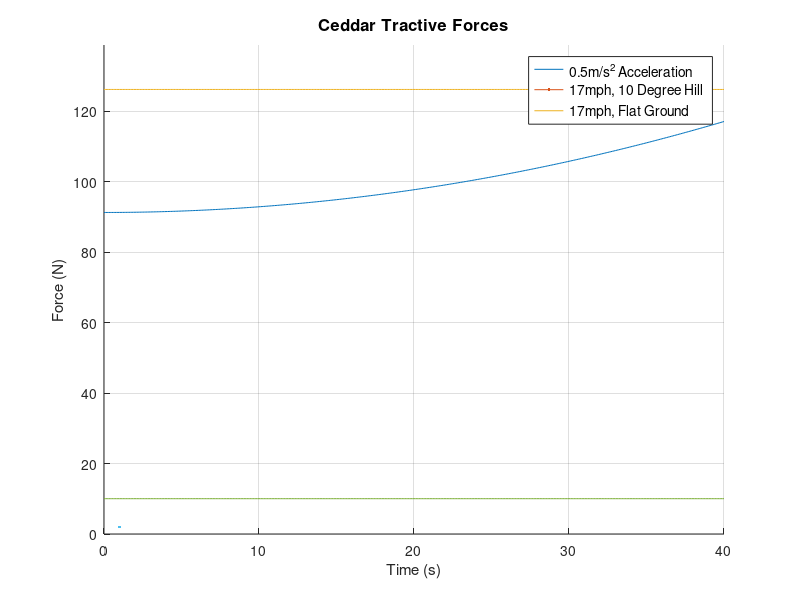
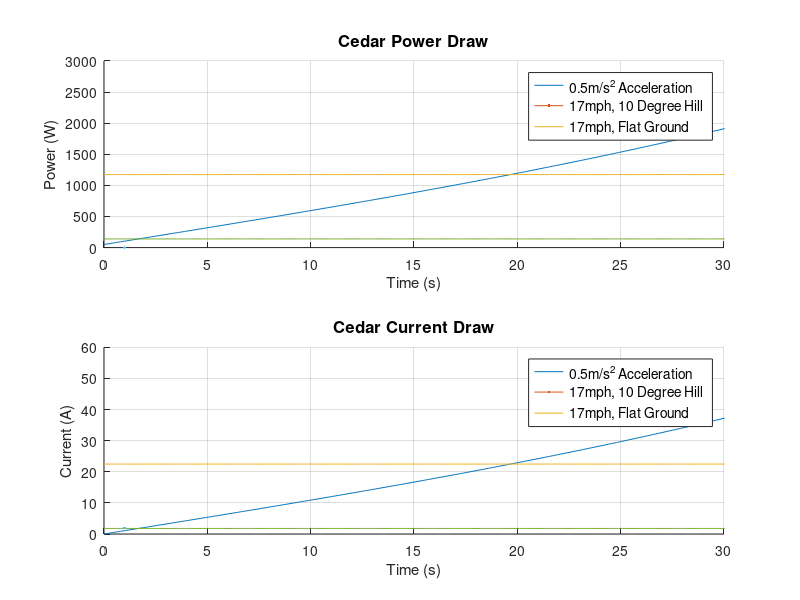
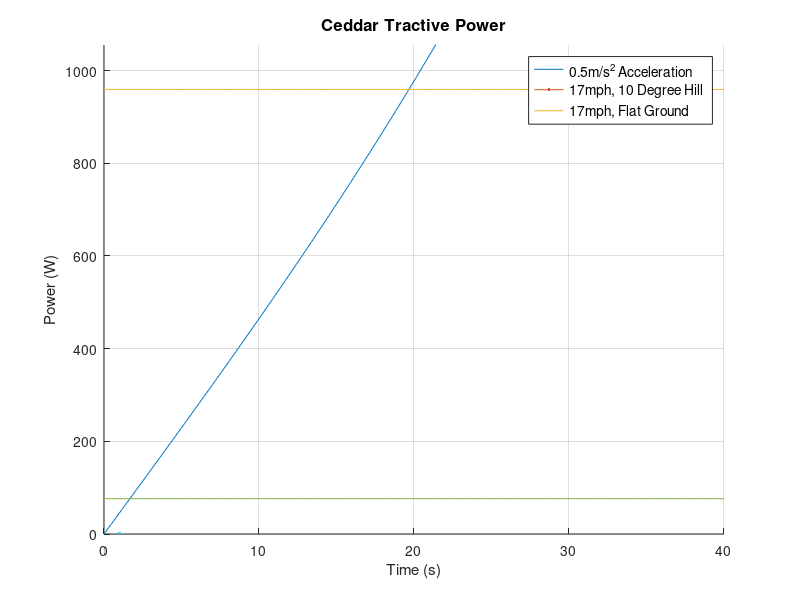

Reproduce these figures in MATLAB, in order.
%% Vehicle Road Load
% Provided By The University of Michigan Supermileage Team

% This Matlab script is a series of parameters and equations modeling the
% basic motion and power consumption of a road vehicle represented as a
% point mass including both steady state and acceleration scenarios. The
% provided parameters model the Supermileage vehicle named Cedar currently being 
% developed as of Fall 2024.

clc;clear;close all;

%% Parameters
t = [0:0.1:40];                             %Seconds
mMech = 78.821;                             %kg
mElec = 23.869;                             %kg
mCar = mMech + mElec;                       %kg 
mdriver = 70.0;                             %kg
% mtot = mCar + mdriver;                      %kg         
mtot = 170;
g = 9.8;                                    %m/s^2 (Gravity)
rho = 1.23;                                 %kg/m^3 (Density of Air)
C_d = 0.15;                                 %(Coefficient of drag)                   
C_r = 0.00378;                              %(Rolling resistance coefficient)
A = 0.70;                                   %m^2 (Cross sectional area)
theta = 4*pi/180;                          %Radians (Road Gradient) 
Voltage = 50;                               %V (Bus/Battery Voltage)
accel = 0.5;                                %m/s^2
v = accel.*t;                               %m/s
velo = 7.6;                                 %17mph
transmission_eff = 0.92;                    %percent 
motor_eff = 0.9;                            %percent, (Includes copper, core, & mechanical losses)
busbar_resistance = 1e-4;                   %Ohms
est_accessory_elec_power_draw = 50;         %Watts          

%% Acceleration
F_drag_a = 0.5.*rho.*(v.^2).*C_d.*A;        %N (Foce of drag)
F_n_a = mtot*g*cos(0);                      %N (Normal force)
F_grad_a = mtot*g*sin(0);                   %N (Force of gradient)
F_rr_a = F_n_a * C_r;                       %N (Force of rolling resistance)
F_res_a = F_rr_a + F_drag_a + F_grad_a;     %N (Total resistive forces)
F_tractive_accel = F_res_a + mtot*accel;    %N (Tractive force)

accel_power_road = F_tractive_accel.*v;
accel_motor_input_power = accel_power_road.*(1 + (1 - transmission_eff*motor_eff));
accel_current = accel_motor_input_power/Voltage;
accel_I2R_losses = accel_current.^2.*busbar_resistance;
total_accel_power_draw = accel_I2R_losses + accel_motor_input_power + est_accessory_elec_power_draw;

%% Constant Speed on Hill
F_drag_h = 0.5.*rho.*velo.^2.*C_d.*A;       %N (Foce of drag)
F_n_h = mtot*g*cos(theta);                  %N (Normal force)
F_grad_h = mtot*g*sin(theta);               %N (Force of gradient)                                
F_rr_h = F_n_h * C_r;                       %N (Force of rolling resistance)
F_res_h = F_rr_h + F_grad_h + F_drag_h;     %N (Total resistive forces)
F_tractive_hill = ones(1,length(t))*F_res_h;%N (Tractive force)

hill_power_road = F_tractive_hill.*velo;
hill_motor_input_power = hill_power_road.*(1 + (1 - transmission_eff*motor_eff));
hill_current = hill_motor_input_power/Voltage;
hill_I2R_losses = hill_current.^2*busbar_resistance;
total_hill_power_draw = hill_I2R_losses + hill_motor_input_power + est_accessory_elec_power_draw;

%% Constant Speed Flat Ground
F_drag_f = 0.5.*rho.*velo.^2.*C_d.*A;       %N (Foce of drag)
F_n_f = mtot*g*cos(0);                      %N (Normal force)
F_grad_f = mtot*g*sin(0);                   %N (Force of gradient)  
F_rr_f = F_n_f * C_r;                       %N (Force of rolling resistance)
F_res_f = F_rr_f + F_grad_f + F_drag_f;     %N (Total resistive forces)
F_tractive_flat = ones(1,length(t))*F_res_f;%N (Tractive force)       

flat_power_road = F_tractive_flat.*velo;
flat_motor_input_power = flat_power_road.*(1 + (1 - transmission_eff*motor_eff));
flat_current = flat_motor_input_power/Voltage;
flat_I2R_losses = flat_current.^2.*busbar_resistance;
total_flat_power_draw = flat_I2R_losses + flat_motor_input_power + est_accessory_elec_power_draw;

%% Plots
figure(10)
hold on
plot(t,accel_power_road,LineWidth=2);
plot(t,hill_power_road,LineWidth=2);
plot(t,flat_power_road,LineWidth=2);
title("Ceddar Tractive Power","FontSize",12)
xlabel('Time (s)')
ylabel('Power (W)')
ylim([0 max(hill_power_road)*1.1])
legend("0.5m/s^2 Acceleration", "17mph, 10 Degree Hill","17mph, Flat Ground","FontSize",10);
grid on
hold off

figure(1)
hold on
plot(t,F_tractive_accel,LineWidth=2);
plot(t,F_tractive_hill,LineWidth=2);
plot(t,F_tractive_flat,LineWidth=2);
title("Ceddar Tractive Forces","FontSize",12)
xlabel('Time (s)')
ylabel('Force (N)')
ylim([0 max(F_tractive_hill)*1.1])
legend("0.5m/s^2 Acceleration", "17mph, 10 Degree Hill","17mph, Flat Ground","FontSize",10);
grid on
hold off

figure(2)
subplot(2,1,1)
hold on
plot(t,total_accel_power_draw,LineWidth=2);
plot(t,total_hill_power_draw,LineWidth=2);
plot(t,total_flat_power_draw,LineWidth=2);
title("Cedar Power Draw","FontSize",12);
xlabel("Time (s)");
ylabel("Power (W)");
xlim([0 30])
legend("0.5m/s^2 Acceleration", "17mph, 10 Degree Hill","17mph, Flat Ground","FontSize",10);
grid on
hold off

subplot(2,1,2)
hold on
plot(t,accel_current,LineWidth=2);
plot(t,hill_current,LineWidth=2);
plot(t,flat_current,LineWidth=2);
title("Cedar Current Draw","FontSize",12);
xlabel("Time (s)");
ylabel("Current (A)");
xlim([0 30])
legend("0.5m/s^2 Acceleration", "17mph, 10 Degree Hill","17mph, Flat Ground","FontSize",10);
grid on
hold off
